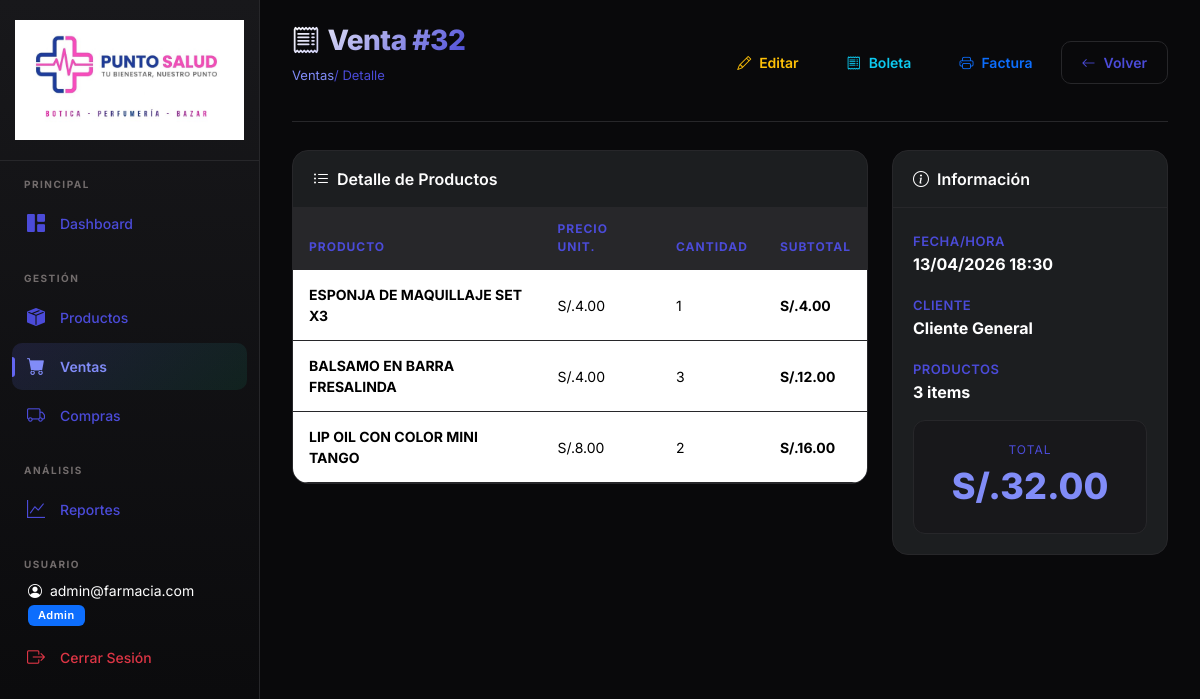
/ventas/32 (signed in), run on an earlier commit of the app's database.
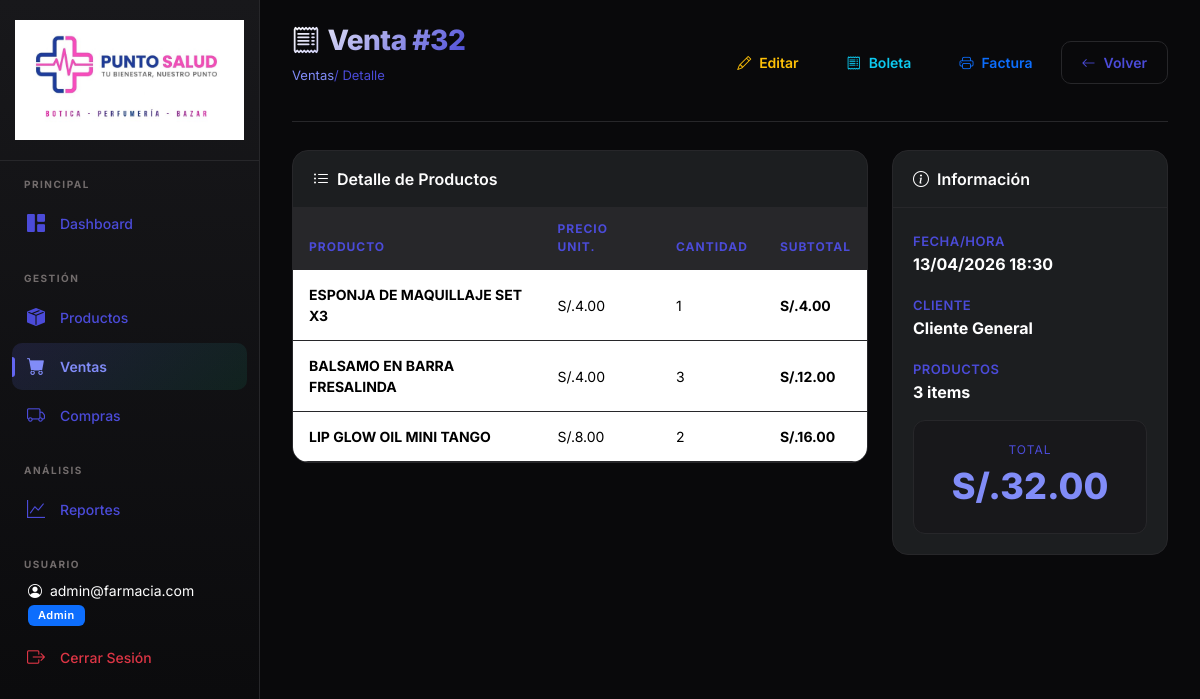
And on a later commit of the database.
### models.py (models this page shows, shortened)
class DetalleVenta(db.Model):
    __tablename__ = 'detalle_ventas'
    id = db.Column(db.Integer, primary_key=True)
    venta_id = db.Column(db.Integer, db.ForeignKey('ventas.id'), nullable=False)
    producto_id = db.Column(db.Integer, db.ForeignKey('productos.id'), nullable=False)
    cantidad = db.Column(db.Integer, nullable=False)
    precio_unitario = db.Column(db.Float, nullable=False)
    subtotal = db.Column(db.Float, nullable=False)

class Producto(db.Model):
    __tablename__ = 'productos'
    id = db.Column(db.Integer, primary_key=True)
    nombre = db.Column(db.String(200), nullable=False)
    descripcion = db.Column(db.Text, nullable=True)
    categoria = db.Column(db.String(100), nullable=True, default='General')
    lote = db.Column(db.String(100), nullable=True)
    codigo_barras = db.Column(db.String(100), nullable=True, index=True)
    precio_compra = db.Column(db.Float, nullable=False, default=0.0)
    precio_venta = db.Column(db.Float, nullable=False, default=0.0)
    stock = db.Column(db.Integer, nullable=False, default=0)
    stock_minimo = db.Column(db.Integer, nullable=False, default=5)
    fecha_vencimiento = db.Column(db.Date, nullable=True)
    fecha_creacion = db.Column(db.DateTime, default=datetime.now)
    detalles_venta = db.relationship('DetalleVenta', backref='producto', lazy=True)
    detalles_compra = db.relationship('DetalleCompra', backref='producto', lazy=True)

### app.py (the view)
@app.route('/ventas/<int:id>')
@login_required
def venta_detalle(id):
    venta = Venta.query.get_or_404(id)
    return render_template('ventas/detalle.html', venta=venta)

### app.py (called while the page is built)
@login_manager.user_loader
def load_user(user_id):
    return Usuario.query.get(int(user_id))

### models.py (called while the page is built)
    @property
    def is_admin(self):
        return self.rol == 'admin'

### templates/ventas/detalle.html (shortened to what this page needs)
{% extends "base.html" %}
{% block content %}
<div class="page-header">
    <div>
        <h1><i class="bi bi-receipt me-2"></i>Venta #{{ venta.id }}</h1>
        <span class="breadcrumb">
            <a href="{{ url_for('ventas_lista') }}"
                style="color: var(--primary-light); text-decoration: none;">Ventas</a>
            / Detalle
        </span>
    </div>
    <div class="d-flex gap-2">
        <a href="{{ url_for('venta_editar', id=venta.id) }}" class="btn btn-outline-warning">
            <i class="bi bi-pencil"></i> Editar
        </a>
        <a href="{{ url_for('venta_imprimir_boleta', id=venta.id) }}" target="_blank" class="btn btn-outline-info">
            <i class="bi bi-receipt"></i> Boleta
        </a>
        <a href="{{ url_for('venta_imprimir_factura', id=venta.id) }}" target="_blank" class="btn btn-outline-primary">
            <i class="bi bi-printer"></i> Factura
        </a>
        <a href="{{ url_for('ventas_lista') }}" class="btn btn-outline-light">
            <i class="bi bi-arrow-left"></i> Volver
        </a>
    </div>
</div>
<div class="row g-4">
    <div class="col-md-8">
        <div class="card">
            <div class="card-header">
                <i class="bi bi-list-ul me-2"></i>Detalle de Productos
            </div>
            <div class="card-body p-0">
                <div class="table-responsive">
                    <table class="table">
                        <thead>
                            <tr>
                                <th>Producto</th>
                                <th>Precio Unit.</th>
                                <th>Cantidad</th>
                                <th>Subtotal</th>
                            </tr>
                        </thead>
                        <tbody>
                            {% for d in venta.detalles %}
                            <tr>
                                <td><strong>{{ d.producto.nombre }}</strong></td>
                                <td>S/.{{ "%.2f"|format(d.precio_unitario) }}</td>
                                <td>{{ d.cantidad }}</td>
                                <td><strong>S/.{{ "%.2f"|format(d.subtotal) }}</strong></td>
                            </tr>
                            {% endfor %}
                        </tbody>
                    </table>
                </div>
            </div>
        </div>
    </div>
    <div class="col-md-4">
        <div class="card">
            <div class="card-header">
                <i class="bi bi-info-circle me-2"></i>Información
            </div>
            <div class="card-body">
                <div class="mb-3">
                    <small class="form-label text-purple">FECHA/HORA</small>
                    <p class="mb-0 text-white"><strong>{{ venta.fecha.strftime('%d/%m/%Y %H:%M') }}</strong></p>
                </div>
                <div class="mb-3">
                    <small class="form-label text-purple">CLIENTE</small>
                    <p class="mb-0 text-white"><strong>{{ venta.cliente or 'Cliente General' }}</strong></p>
                </div>
                <div class="mb-3">
                    <small class="form-label text-purple">PRODUCTOS</small>
                    <p class="mb-0 text-white"><strong>{{ venta.detalles|length }} items</strong></p>
                </div>
                <div class="cart-total">
                    <div class="total-label">TOTAL</div>
                    <div class="total-value">S/.{{ "%.2f"|format(venta.total) }}</div>
                </div>
            </div>
        </div>
    </div>
</div>
{% endblock %}

What changed in the data, as far as the page shows it:
changed through a linked row, DetalleVenta: producto.nombre "LIP OIL CON COLOR MINI TANGO" → "LIP GLOW OIL MINI TANGO"
